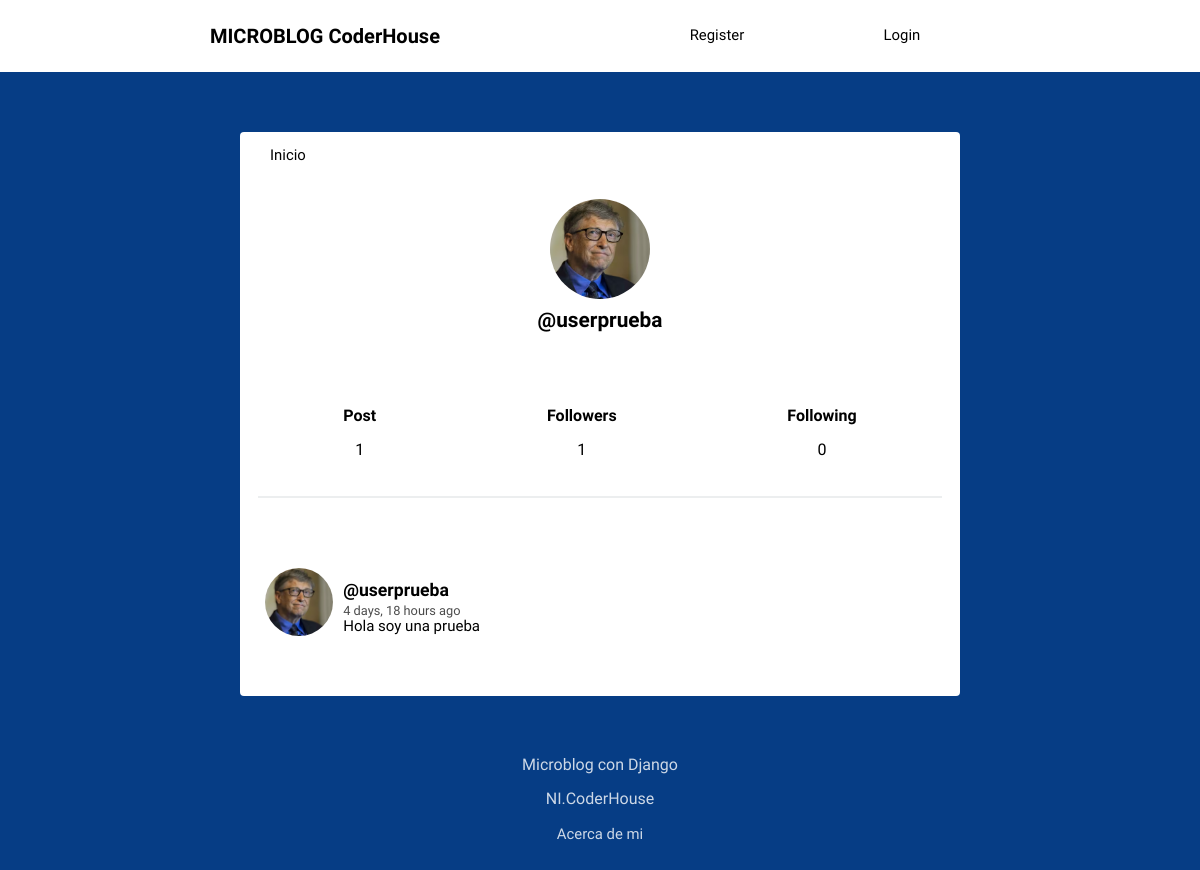
The page /profile/userprueba/ on the database its author committed.
### social/models.py (models this page shows, shortened)
class Profile(models.Model):
	user = models.OneToOneField(User, on_delete=models.CASCADE)
	image = models.ImageField(default='default.png')
	def following(self):
		user_ids = Relationship.objects.filter(from_user=self.user)\
								.values_list('to_user_id', flat=True)
		return User.objects.filter(id__in=user_ids)
	def followers(self):
		user_ids = Relationship.objects.filter(to_user=self.user)\
								.values_list('from_user_id', flat=True)
		return User.objects.filter(id__in=user_ids)

class Post(models.Model):
	user = models.ForeignKey(User, on_delete=models.CASCADE, related_name='posts')
	timestamp = models.DateTimeField(default=timezone.now)
	content = models.TextField()
	class Meta:
		ordering = ['-timestamp']

### social/views.py (the view)
# urls.py: path('profile/', views.profile, name='profile'),
def profile(request, username=None):
	current_user = request.user
	if username and username != current_user.username:
		user = User.objects.get(username=username)
		posts = user.posts.all()
	else:
		posts = current_user.posts.all()
		user = current_user
	return render(request, 'social/profile.html', {'user':user, 'posts':posts})

### social/templates/social/profile.html (shortened to what this page needs)
{% extends 'social/feed.html' %}
{% block content %}
<div class="profile">
	<img src="{{ user.profile.image.url }}">
	<h2>@{{ user.username }}</h2>
</div>
<div class="follow">
	<div>
		<h5>Post</h5>
		<p>{{ user.posts.count }}</p>
	</div>
	<div>
		<h5>Followers</h5>
		<p>{{ user.profile.followers.count }}</p>
	</div>
	<div>
		<h5>Following</h5>
		<p>{{ user.profile.following.count }}</p>
	</div>
</div>
{{ block.super }}
{% endblock %}

### social/templates/social/feed.html (shortened to what this page needs)
{% extends 'social/layout.html' %}
{% load humanize %}
{% block content %}
{% for post in posts %}
<article>
    <div class="container-article">
        <img src="{{ post.user.profile.image.url }}">
        <div>
            <h2 class="username"><a href="{% url 'profile' post.user.username %}">@{{ post.user.username }}</a></h2>
            <time data-time="#">{{ post.timestamp|naturaltime }}</time>
            <div class="post">{{ post.content }}</div>
        </div>
    </div>
</article>
{% endfor %}
{% endblock %}

### social/static/style.css (style rules this page uses)
body { background: #063d85; font-size: 62.5%; font-family: 'Varela Round', Helvetica, Arial, serif; }
h5 { font-size: 1rem; margin-bottom: 0; }
p { font-size: 1rem; }
img { object-fit: cover; }
a { font-size: .93rem; text-decoration: none; color: black; }
article { width: 93%; margin: auto; padding: 40px 0; border-bottom: 2px solid #ECEEEF; }
.username { margin-bottom: .2rem; }
.username a { font-size: 1.1rem; }
.container-article { display: flex; }
.container-article img { height: 68px; width: 68px; margin-right: 10px; border-radius: 50%; }
article:last-child { border-bottom: 0; }
time { font-size: .8rem; opacity: .7; }
.post { font-size: .94rem; }
.profile { display: flex; align-items: center; flex-direction: column; }
.profile img { height: 100px; width: 100px; margin-right: 10px; border-radius: 50%; margin: 20px; }
.profile h2 { margin-top: -10px; font-size: 1.3rem; }
.follow { display: flex; width: 95%; justify-content: space-around; margin: 30px auto; text-align: center; border-bottom: 2px solid #ECEEEF; padding-bottom: 20px; }

### rows shown on the page
Post: user.profile.image (placeholder picture), user.username "userprueba", timestamp "4 days, 18 hours ago", content "Hola soy una prueba"

### other values the page prints
{{ user.username }} "userprueba"
{{ user.posts.count }} "1"
{{ user.profile.followers.count }} "1"
{{ user.profile.following.count }} "0"
